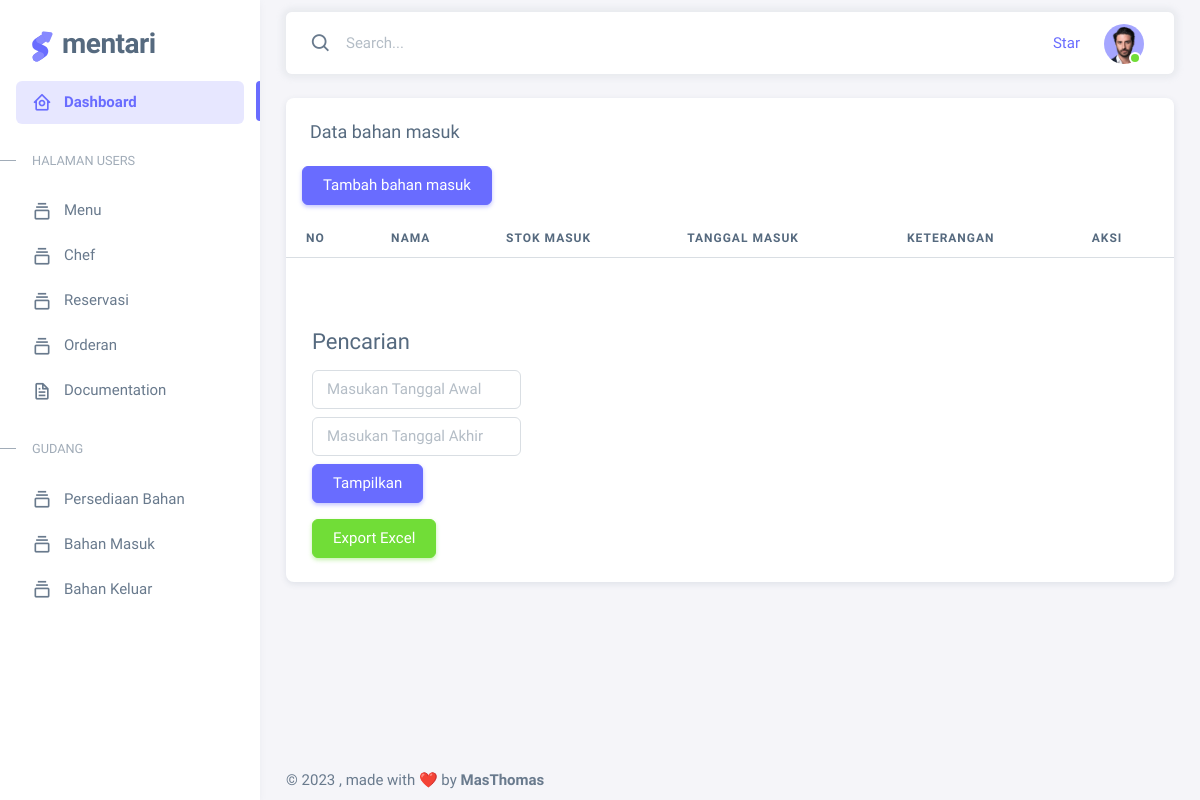
Page /admin/bahan_masuk.php (signed in) on the earlier database version.
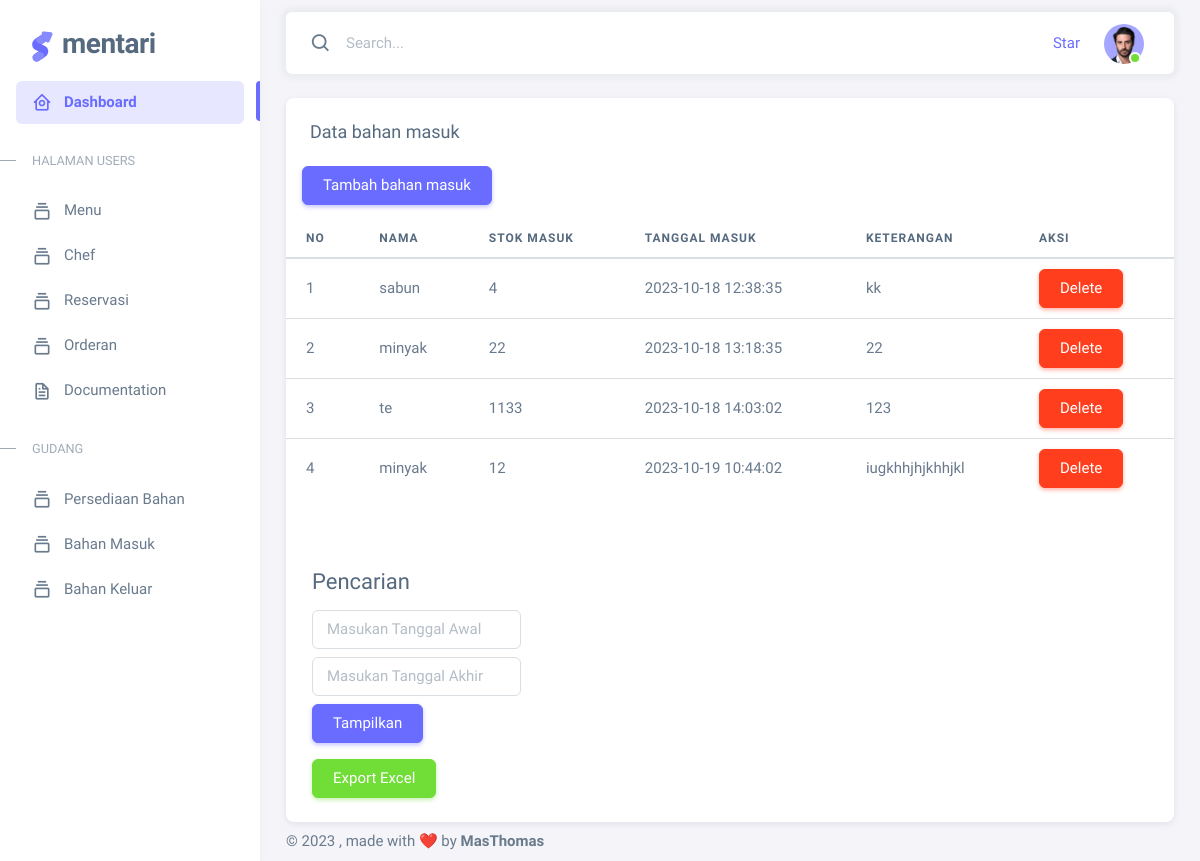
Same page on the later database version.
### tables this page shows
CREATE TABLE `bahan_masuk` (
  `id_bahan_masuk` int(11) NOT NULL,
  `id_bahan` int(11) NOT NULL,
  `jumlah_masuk` int(11) NOT NULL,
  `keterangan` varchar(222) NOT NULL,
  `tanggal_masuk` datetime DEFAULT current_timestamp()
);

CREATE TABLE `bahan` (
  `id_bahan` int(11) NOT NULL,
  `nama` varchar(222) NOT NULL,
  `stok` int(11) NOT NULL,
  `satuan` varchar(222) NOT NULL,
  `foto` varchar(222) DEFAULT NULL
);

### admin/bahan_masuk.php (the view, shortened to what this page needs)
<?php
require_once '../config/db.php';
$no = 1;
if (isset($_POST['tampil'])) {
    $dari = mysqli_real_escape_string($conn, $_POST['dari']);
    $sampai = mysqli_real_escape_string($conn, $_POST['sampai']);
    $dataBahanMasuk = mysqli_query($conn, "SELECT * FROM bahan_masuk INNER JOIN bahan ON bahan.id_bahan = bahan_masuk.id_bahan WHERE tanggal_masuk >= '$dari' AND tanggal_masuk <= '$sampai'");
} else {
    $q = "SELECT * FROM bahan_masuk INNER JOIN bahan ON bahan_masuk.id_bahan = bahan.id_bahan";
    $dataBahanMasuk = mysqli_query($conn, $q);
}
?>
<?php require_once './layouts/atas.php' ?>
<div class="container-xxl mt-4">
    <div class="card">
        <h5 class="card-header ">Data bahan masuk</h5>
        <div class="table-responsive text-nowrap ">
            <a class="card-title btn btn-primary ms-3 text-white" href="tambah-bahan-masuk.php">Tambah bahan masuk</a>
            <table class="table table-hover ">
                <thead>
                    <tr>
                        <th>No</th>
                        <th>Nama</th>
                        <th>Stok masuk</th>
                        <th>Tanggal masuk</th>
                        <th>Keterangan</th>
                        <th>Aksi</th>
                    </tr>
                </thead>
                <tbody class="table-border-bottom-0 ">
                    <?php foreach ($dataBahanMasuk as $bahan) : ?>
                        <tr>
                            <td><?= $no; ?></td>
                            <td><?= $bahan['nama']; ?></td>
                            <td><?= $bahan['jumlah_masuk']; ?></td>
                            <td><?= $bahan['tanggal_masuk']; ?></td>
                            <td><?= $bahan['keterangan']; ?></td>
                            <td>
                                <a href="proses.php?hapus_masuk=<?= $bahan['id_bahan_masuk']; ?>" class="btn btn-danger">Delete</a>
                            </td>
                        </tr>
                    <?php $no++;
                    endforeach ?>
                </tbody>
            </table>
            <div class="container py-4">
                <div class="mt-5">
                    <h4>Pencarian</h4>
                    <form action="" method="POST">
                        <div class="my-2 col-md-3">
                            <input name="dari" onfocus="(this.type ='date')" class="form-control" placeholder="Masukan Tanggal Awal" required>
                        </div>
                        <div class="my-2 col-md-3">
                            <input name="sampai" onfocus="(this.type ='date')" class="form-control" placeholder="Masukan Tanggal Akhir" required>
                        </div>
                        <div class="my-2">
                            <button class="btn btn-primary tampil" type="submit" name="tampil">
                                Tampilkan
                            </button>
                        </div>
                    </form>
                    <form action="excel-bahan-masuk.php" method="post">
                        <div class="col-lg-3 mt-3">
                            <button class="btn btn-success " type="submit">
                                Export Excel
                            </button>
                        </div>
                    </form>
                </div>
            </div>
        </div>
    </div>
</div>
<?php require_once './layouts/bawah.php' ?>

Differences in the rows shown:
added bahan_masuk: id_bahan.nama "sabun", jumlah_masuk "4", tanggal_masuk "2023-10-18 12:38:35", keterangan "kk"
added bahan_masuk: id_bahan.nama "minyak", jumlah_masuk "22", tanggal_masuk "2023-10-18 13:18:35", keterangan "22"
added bahan_masuk: id_bahan.nama "te", jumlah_masuk "1133", tanggal_masuk "2023-10-18 14:03:02", keterangan "123"
added bahan_masuk: id_bahan.nama "minyak", jumlah_masuk "12", tanggal_masuk "2023-10-19 10:44:02", keterangan "iugkhhjhjkhhjkl"
